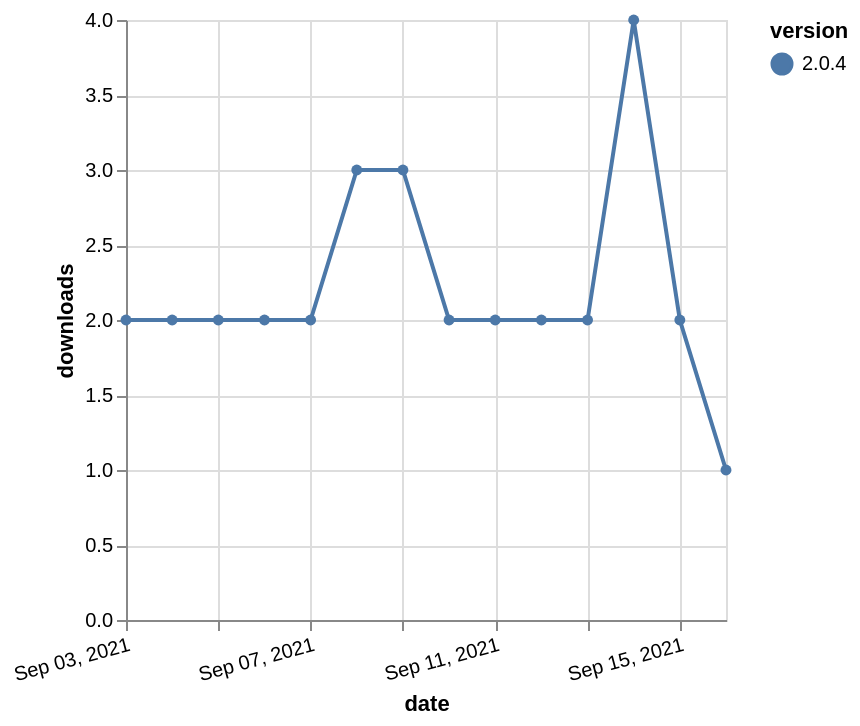

Here is the Vega-Lite specification saved for this chart:
### Vega-Lite specification from a JSON file in a GitHub repository (floating-point values rounded to 4 significant figures)
{"$schema": "https://vega.github.io/schema/vega-lite/v5.json", "description": "A simple bar chart with embedded data.", "data": {"values": [{"date": "2021-09-03", "total": 2602, "delta": 2, "version": "2.0.4"}, {"date": "2021-09-04", "total": 2604, "delta": 2, "version": "2.0.4"}, {"date": "2021-09-05", "total": 2606, "delta": 2, "version": "2.0.4"}, {"date": "2021-09-06", "total": 2608, "delta": 2, "version": "2.0.4"}, {"date": "2021-09-07", "total": 2610, "delta": 2, "version": "2.0.4"}, {"date": "2021-09-08", "total": 2613, "delta": 3, "version": "2.0.4"}, {"date": "2021-09-09", "total": 2616, "delta": 3, "version": "2.0.4"}, {"date": "2021-09-10", "total": 2618, "delta": 2, "version": "2.0.4"}, {"date": "2021-09-11", "total": 2620, "delta": 2, "version": "2.0.4"}, {"date": "2021-09-12", "total": 2622, "delta": 2, "version": "2.0.4"}, {"date": "2021-09-13", "total": 2624, "delta": 2, "version": "2.0.4"}, {"date": "2021-09-14", "total": 2628, "delta": 4, "version": "2.0.4"}, {"date": "2021-09-15", "total": 2630, "delta": 2, "version": "2.0.4"}, {"date": "2021-09-16", "total": 2631, "delta": 1, "version": "2.0.4"}]}, "width": "container", "mark": {"type": "line", "point": {"filled": true}}, "encoding": {"x": {"field": "date", "type": "temporal", "timeUnit": "yearmonthdate", "title": "date", "axis": {"labelAngle": -15}}, "y": {"field": "delta", "type": "quantitative", "title": "downloads"}, "color": {"field": "version", "type": "nominal"}, "tooltip": {"field": "delta"}}}
